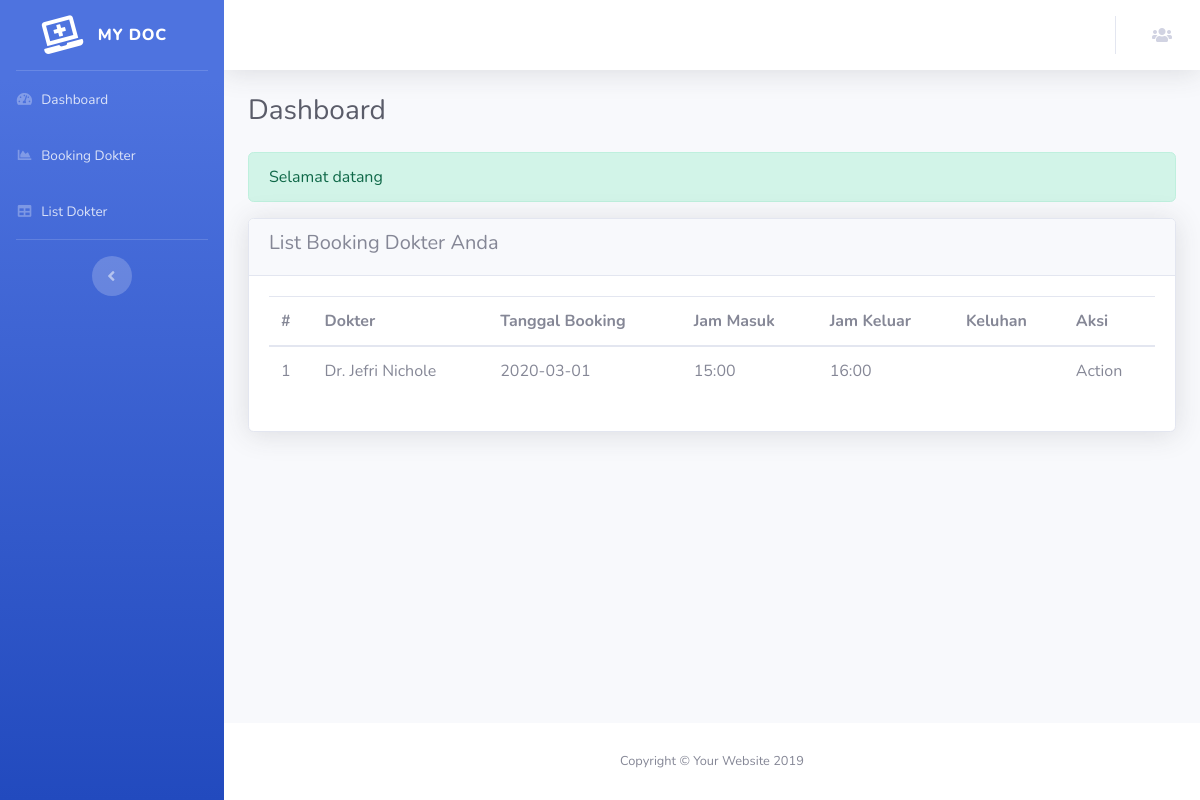
The app's page /index.php/pasien with its own data.
### tables this page shows
CREATE TABLE `booking` (
  `id` int(11) NOT NULL,
  `id_dokter` int(11) NOT NULL,
  `pasien` varchar(128) NOT NULL,
  `tanggal_booking` date NOT NULL,
  `jam_masuk` time NOT NULL,
  `jam_keluar` time NOT NULL,
  `keluhan` text NOT NULL
);

CREATE TABLE `dokter` (
  `id` int(11) NOT NULL,
  `nama_dokter` varchar(128) NOT NULL,
  `spesialisasi` varchar(120) NOT NULL
);

### application/controllers/Pasien.php (called while the page is built, shortened)
<?php
class Pasien extends CI_Controller {
    public function __construct()
    {
        $this->load->model('BookingM');
    }
    public function index()
    {
        $data = [
            'title' => 'Dashboard',
            'user' => $this->db->get_where('user', ['email' => $this->session->userdata('email')])->row_array(),
            'booking' => $this->BookingM->getBookingByPasien($this->session->userdata('email')),
        ];
        $this->load->view('layout/header', $data);
        $this->load->view('layout/sidebar');
        $this->load->view('layout/topbar');
        $this->load->view('pasien/dashboard');
        $this->load->view('layout/footer');
    }
}

### index.php (called while the page is built, shortened)
<?php
require_once BASEPATH.'core/CodeIgniter.php';

### application/models/BookingM.php (called while the page is built, shortened)
<?php
class BookingM extends CI_Model {
    public function getBookingByPasien($email)
    {
        $this->db->select('booking.*, dokter.nama_dokter');
        $this->db->from('booking');
        $this->db->join('user', 'booking.pasien = user.nama_lengkap', 'left');
        $this->db->join('dokter', 'booking.id_dokter = dokter.id', 'left');
        $this->db->where('user.email', $email);
        return $this->db->get()->result_array();
    }
}

### application/views/pasien/dashboard.php (the view)
<div class="container-fluid">
    <h1 class="h3 mb-4 text-gray-800"><?= $title; ?></h1>
    <div class="row-lg">
        <div class="alert alert-success" role="alert">
            Selamat datang <?= $user['role'].' <strong>'.$user['nama_lengkap'].'</strong>'; ?>
        </div>
    </div>
    <div class="card shadow mb-4">
    <div class="card-header">
        <h5>List Booking Dokter Anda</h5>
    </div>
        <div class="card-body">
            <table class="table">
                <thead>
                    <th>#</th>
                    <th>Dokter</th>
                    <th>Tanggal Booking</th>
                    <th>Jam Masuk</th>
                    <th>Jam Keluar</th>
                    <th>Keluhan</th>
                    <th>Aksi</th>
                </thead>
                <tbody>
                    <?php $i = 1; ?>
                    <?php foreach($booking as $book): ?>
                        <tr>
                            <td><?= $i++; ?></td>
                            <td><?= $book['nama_dokter']; ?></td>
                            <td><?= $book['tanggal_booking']; ?></td>
                            <td><?= substr($book['jam_masuk'],0,-3); ?></td>
                            <td><?= substr($book['jam_keluar'],0,-3); ?></td>
                            <td><?= $book['keluhan']; ?></td>
                            <td>Action</td>
                        </tr>
                    <?php endforeach; ?>
                </tbody>
            </table>
        </div>
    </div>
</div>
</div>

### records on screen
booking: id_dokter.nama_dokter "Dr. Jefri Nichole", tanggal_booking "2020-03-01", jam_masuk "15:00", jam_keluar "16:00"

### other values on screen
$title "Dashboard"
